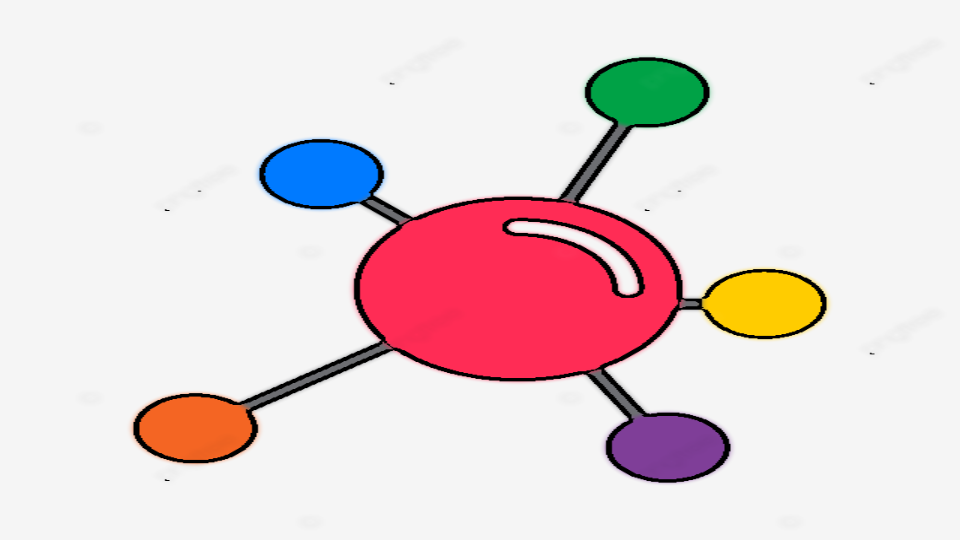
#> input picture cartoonified_Image.png, 960 x 540 px
$ python Bai4_OpenCV.py
#> lines starting #> are read from the running program, lines starting #| are printed output that depends on the picture; after the words box and inside, x2 and y2 are one past the last pixel; in counts of white or black regions, pixels touching at a corner belong together
# Nhập vào 1 ảnh, nhập vào 2 ngưỡng, sử dụng kĩ thuật tách biên để tách biên ảnh
# Hiển thị ảnh ban đầu và ảnh sau khi tách biên

import cv2

def main():
    image_path = input("Nhập đường dẫn tới ảnh: ")
#> the answer given: cartoonified_Image.png
    image = cv2.imread(image_path)
#> image is the input picture: shape (540, 960, 3); mean B, G, R 216.7, 215, 231.5
    if image is None:
        print("Không thể đọc ảnh. Vui lòng kiểm tra lại đường dẫn.")
        return
    while True:
        lower_threshold = int(input("Nhập ngưỡng dưới: "))
#> the answer given: 100
        upper_threshold = int(input("Nhập ngưỡng trên: "))
#> the answer given: 100
        cv2.imshow("Ảnh ban đầu", image)
        gray_image = cv2.cvtColor(image, cv2.COLOR_BGR2GRAY)
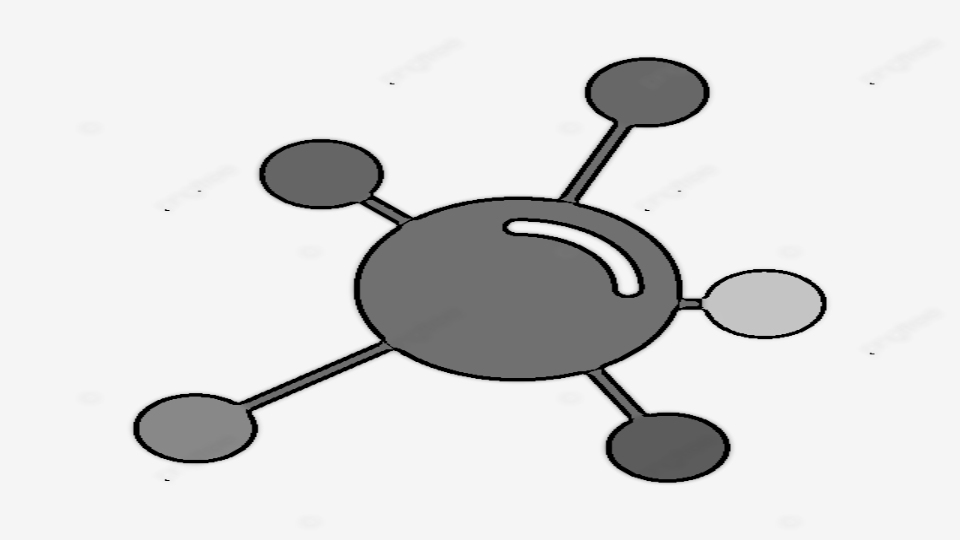
#> gray_image: shape (540, 960); min 0, max 245, mean 220.1
        canny_image = cv2.Canny(gray_image, lower_threshold, upper_threshold)
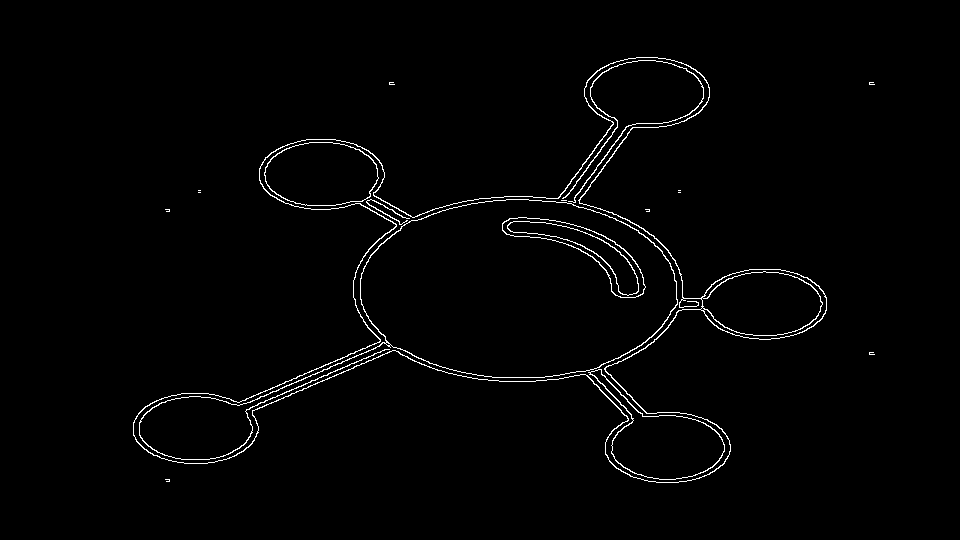
#> canny_image: shape (540, 960); 1.5% white in thin lines or dots, all inside (x1, y1, x2, y2) = (133, 57, 875, 483)
        cv2.imshow("Ảnh sau khi tách biên", canny_image)
        cv2.waitKey(0)
        cv2.destroyAllWindows()

if __name__ == "__main__":
    main()
#> the answer given: 100
#> the answer given: 100
#> the answer given: 100
#> (the run stopped early here; a loop or call above may not have finished)

$ run again, on when_else1.png
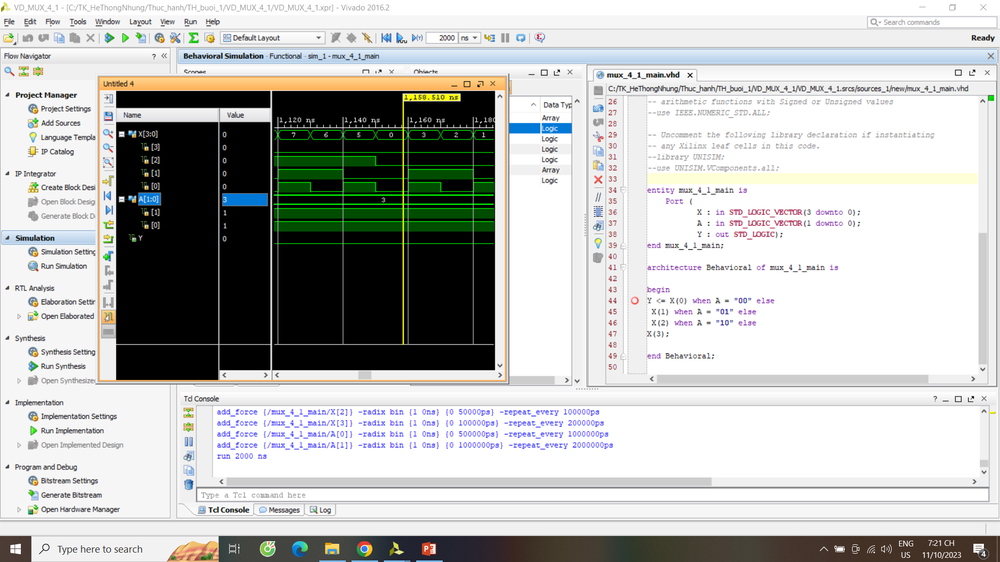
#> input picture when_else1.png, 1000 x 562 px, shrunk from 1920 x 1080 before the run
#> in main, image is the input picture: shape (562, 1000, 3); mean B, G, R 187.1, 189.2, 187.7
#> in main, `gray_image = cv2.cvtColor(image, cv2.COLOR_BGR2GRAY)`:
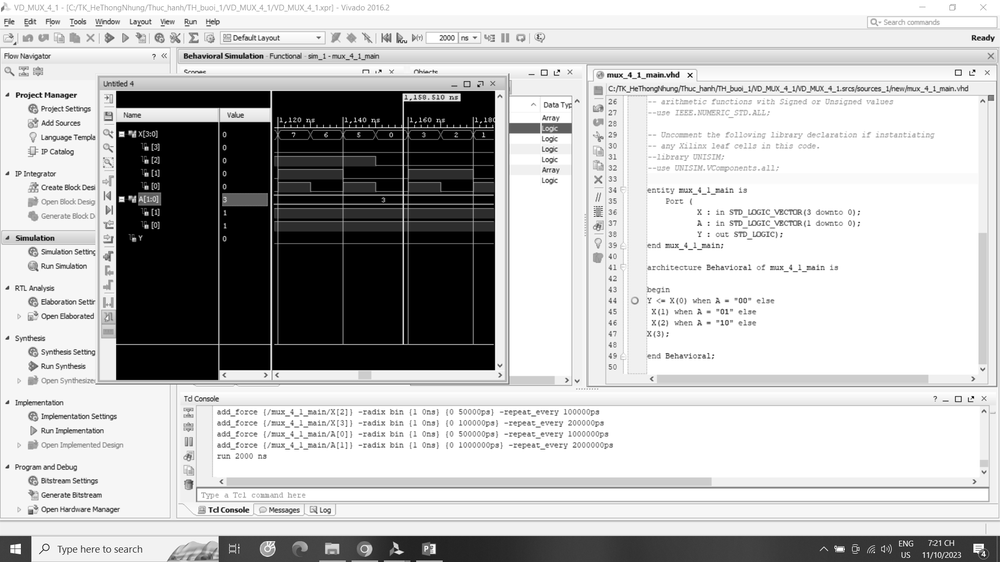
#> gray_image: shape (562, 1000); min 0, max 255, mean 188.5
#> in main, `canny_image = cv2.Canny(gray_image, lower_threshold, upper_threshold)`:
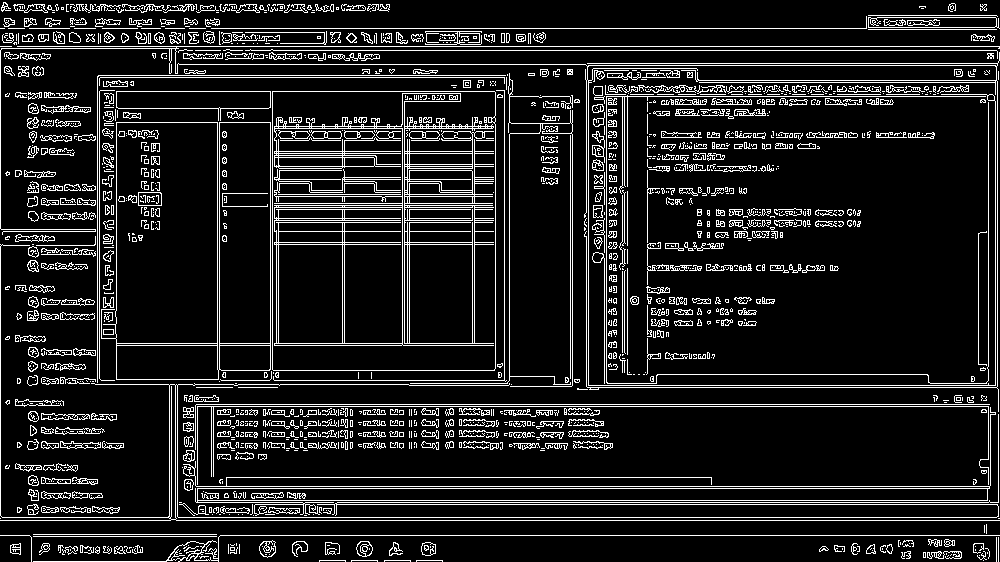
#> canny_image: shape (562, 1000); 12% white in thin lines or dots
